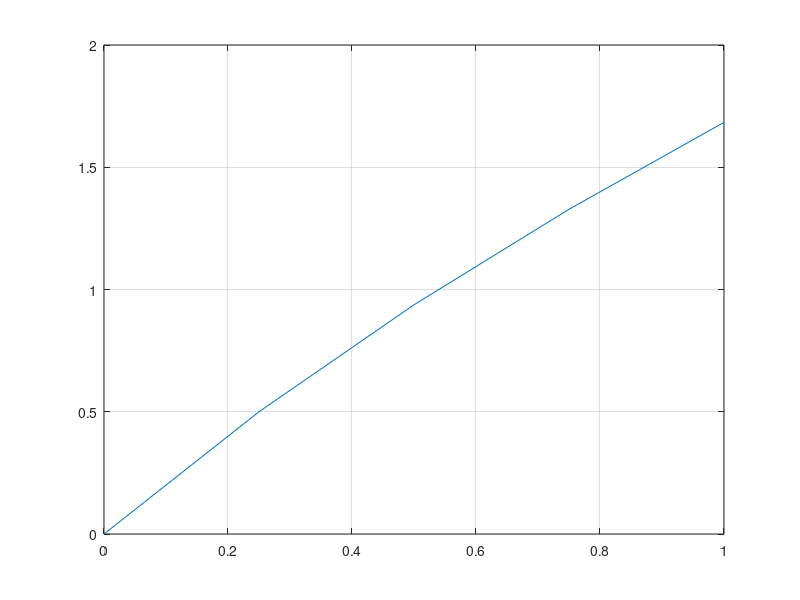

MATLAB code to generate this figure:
clear;
clc;

x(1) = 0;
y(1) = 0;

h = 0.25;
for i = 1:4
    x(i+1) = x(i) + h;
    y(i+1) = y(i) + h*(x(i) - y(i) + 2);
end;
x';
y';
plot(x,y);
grid;
